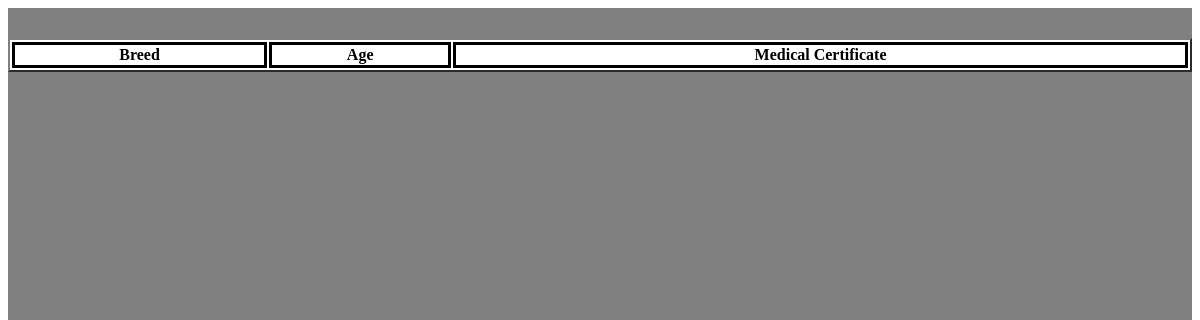
/pet_view, run on an earlier commit of the app's database.
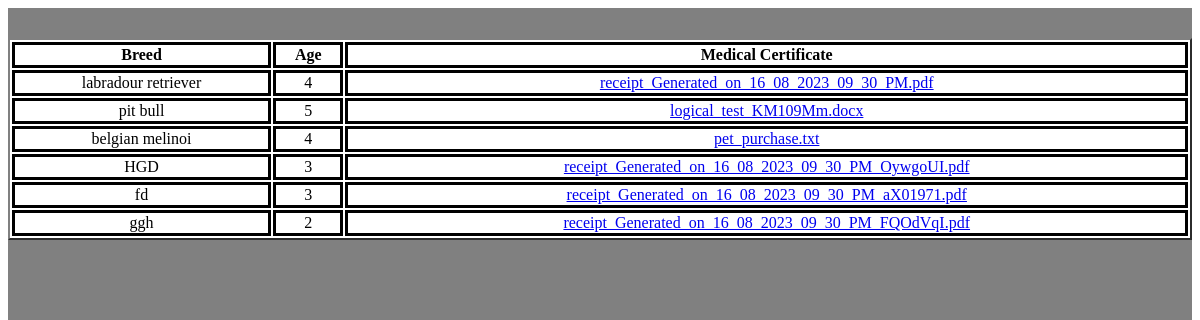
And on a later commit of the database.
### app/models.py (models this page shows, shortened)
class Pet(models.Model):
    breed = models.CharField(max_length=25)
    age = models.IntegerField(null=False)
    medical_certificate = models.FileField()
    is_adopted = models.BooleanField(default=False)

### app/views.py (the view)
# urls.py: path('pet_view', views.pet_view, name='pet_view'),
def pet_view(request):
    pets = Pet.objects.filter()
    return render(request, 'pet_view.html', {'data': pets})

### template/pet_view.html (shortened to what this page needs)
<!DOCTYPE html>
{% load crispy_forms_tags %}
<html lang="en">
<head>
</head>
<body>
<div style="padding-top:30px; background-color:gray; height:100vh;" >
  <table width="100%" border="2" bgcolor="white">
    <thead style="text-align:center;">
    <th>Breed</th>
    <th>Age</th>
    <th>Medical Certificate</th>
    </thead>
    {% for i in data %}
    <tbody>
    <tr style="text-align:center;">
        <td>{{ i.breed }}</td>
        <td>{{ i.age }}</td>
        <td><a href="{{ i.medical_certificate.url }}" download="">{{i.medical_certificate}}</a></td>
    </tr>
    </tbody>
    {% endfor %}
  </table>
</div>
</body>
</html>

### template/pet_view.html (style rules this page uses)
th, td { border: 3px solid; }

What changed in the data, as far as the page shows it:
added Pet: breed "labradour retriever", age "4", medical_certificate "receipt_Generated_on_16_08_2023_09_30_PM.pdf"
added Pet: breed "pit bull", age "5", medical_certificate "logical_test_KM109Mm.docx"
added Pet: breed "belgian melinoi", age "4", medical_certificate "pet_purchase.txt"
added Pet: breed "HGD", age "3", medical_certificate "receipt_Generated_on_16_08_2023_09_30_PM_OywgoUI.pdf"
added Pet: breed "fd", age "3", medical_certificate "receipt_Generated_on_16_08_2023_09_30_PM_aX01971.pdf"
added Pet: breed "ggh", age "2", medical_certificate "receipt_Generated_on_16_08_2023_09_30_PM_FQOdVqI.pdf"
